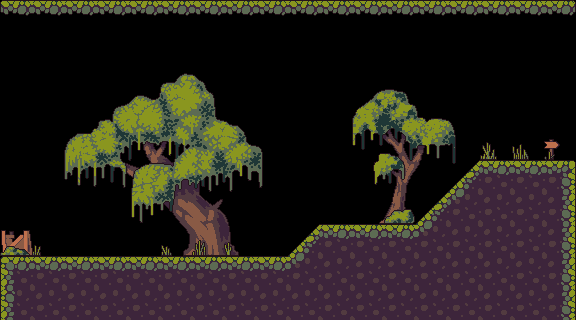

Tiled map render using the project's own tile images. Description and the map definition, with tile-layer contents summarised, below:
An orthogonal 18x10 tile map with 32x32 px tiles, 3 tile layers (Background_decoration, Trees_plants, Platforms), 2 tilesets.

<map version="1.8" tiledversion="1.8.2" orientation="orthogonal" renderorder="right-down" width="18" height="10" tilewidth="32" tileheight="32" infinite="0" nextlayerid="6" nextobjectid="1">
 <editorsettings>
  <export target="swamp_level.json" format="json" />
 </editorsettings>
 <tileset firstgid="1" source="../tilesets/swamp_level_tileset.tsx" />
 <tileset firstgid="61" source="../tilesets/swamp_background_objects.tsx" />
 <group id="5" name="bg_stuff">
  <layer id="4" name="Background_decoration" width="18" height="10">
   <data>[180 cells, 2 non-empty, 2 distinct tile ids]</data>
  </layer>
  <layer id="3" name="Trees_plants" width="18" height="10">
   <data>[180 cells, 11 non-empty, 11 distinct tile ids]</data>
  </layer>
 </group>
 <layer id="1" name="Platforms" width="18" height="10">
  <data>[180 cells, 72 non-empty, 11 distinct tile ids]</data>
 </layer>
</map>
